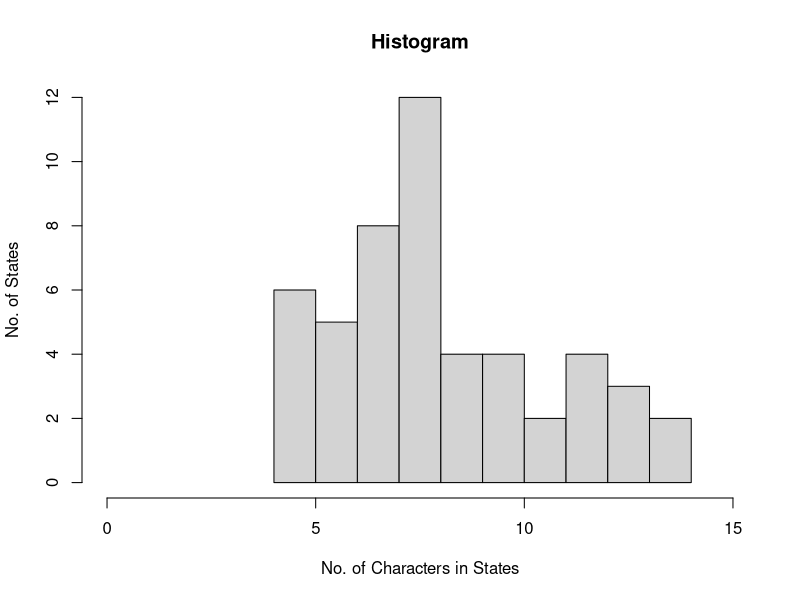

Reproduce this figure in R.
states<-rownames(USArrests)
states
#Get states names with 'w'.
grep(pattern = "w",states, value= T)

#Get states names with 'W'.
grep(pattern = "W",states, value= T)


#Prepare a histogram of the number of characters in each US state.
l<-nchar(states)
hist(l,main="Histogram", xlab="No. of Characters in States", ylab="No. of States", xlim=c(0,15),breaks=10)
